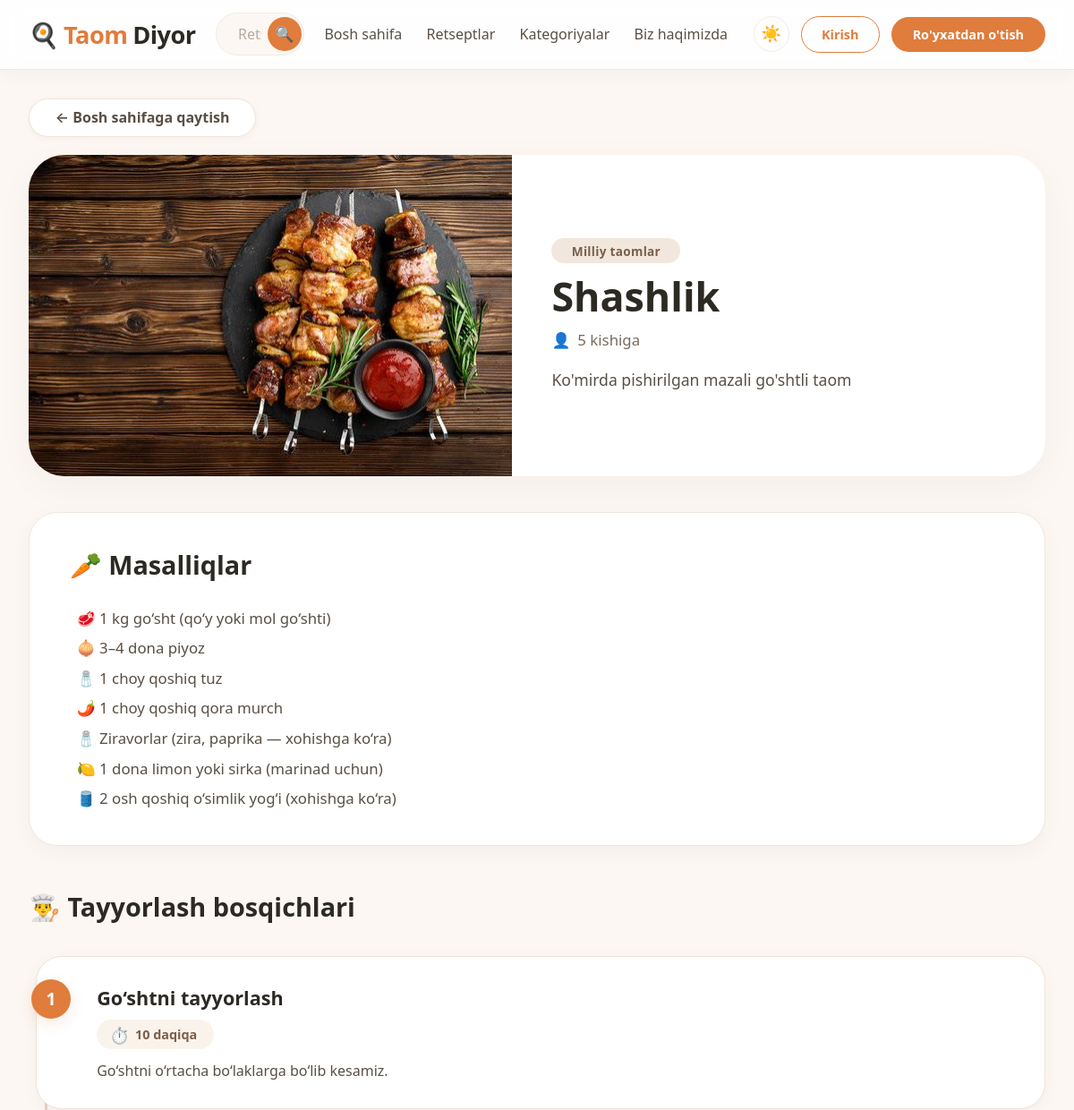
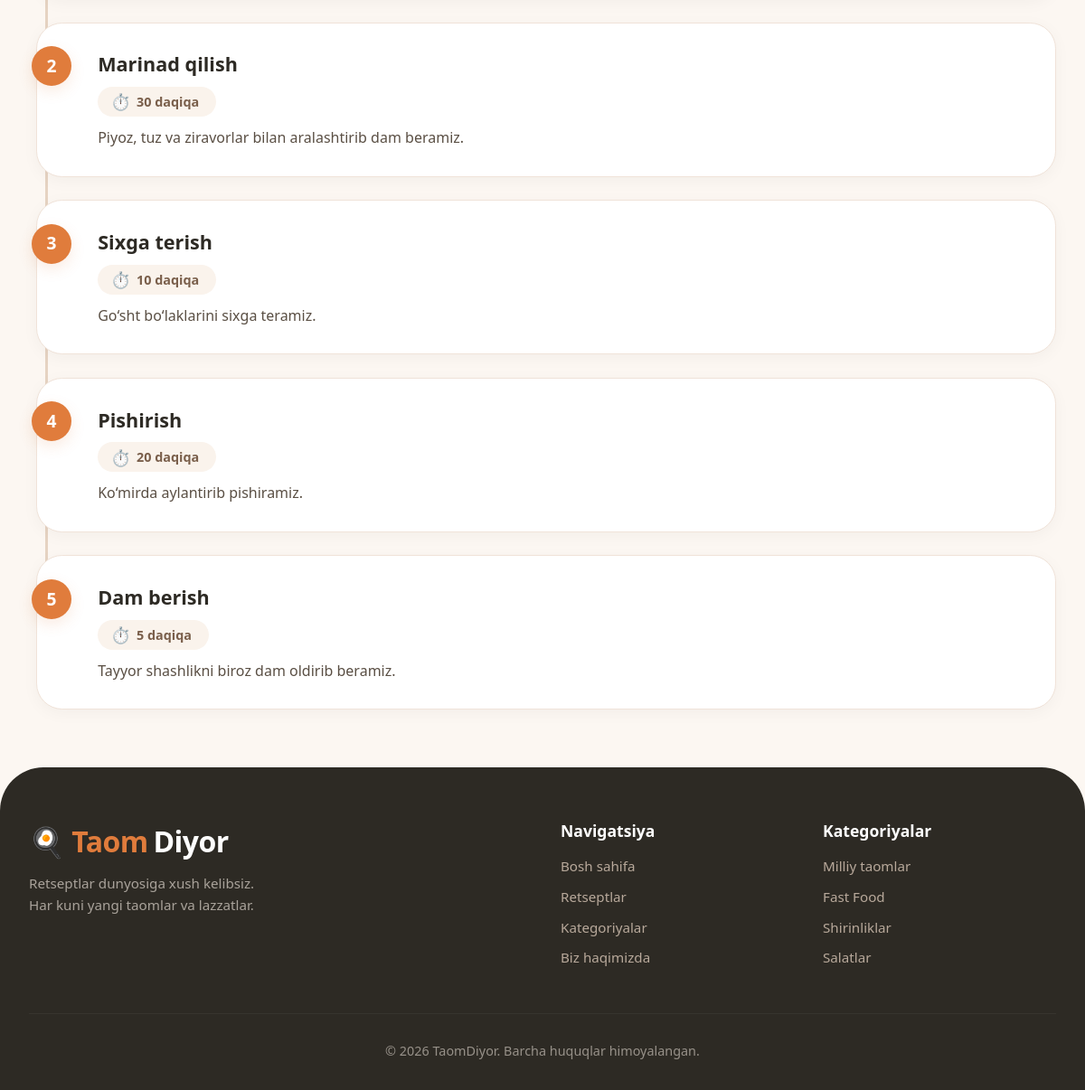
The app's page /recipe/2/ with its own data (2 pictures, top to bottom).
### main/models.py (models this page shows, shortened)
class Recipe(models.Model):
    name = models.CharField(max_length=200)
    description = models.TextField()
    ingredients = models.TextField()
    category = models.CharField(max_length=100)
    servings = models.PositiveIntegerField(
        help_text="Necha kishiga"
    )
    image = models.ImageField(
        upload_to='recipes/',
        blank=True,
        null=True
    )
    created_at = models.DateTimeField(auto_now_add=True)

class RecipeStep(models.Model):
    recipe = models.ForeignKey(
        Recipe,
        on_delete=models.CASCADE,
        related_name='steps'
    )
    step_number = models.PositiveIntegerField()
    title = models.CharField(max_length=200)
    description = models.TextField()
    time_minutes = models.PositiveIntegerField(
        help_text="Bu qadam necha daqiqa davom etadi?"
    )

### main/views.py (the view)
# urls.py: path('recipe/<int:recipe_id>/', views.recipe_detail, name='recipe_detail'),
def recipe_detail(request, recipe_id):
    recipe = get_object_or_404(Recipe, id=recipe_id)
    context = {
        'recipe': recipe
    }
    return render(request, 'main/recipe_detail.html', context)

### main/templates/main/recipe_detail.html (shortened to what this page needs)
{% extends 'main/base.html' %}
{% block content %}
    <main class="container-narrow">
        <div class="back-row">
            <a href="{% url 'home' %}" class="btn-back">
                ← Bosh sahifaga qaytish
            </a>
        </div>
        <div class="recipe-header">
            <div class="recipe-image-wrap">
                {% if recipe.image %}
                    <img src="{{ recipe.image.url }}" alt="{{ recipe.name }}">
                {% else %}
                    <div class="placeholder">🍽️</div>
                {% endif %}
            </div>
            <div class="recipe-info">
                <span class="category-badge">{{ recipe.category }}</span>
                <h1>{{ recipe.name }}</h1>
                <div class="servings">
                    <span>👤</span> {{ recipe.servings }} kishiga
                </div>
                <p class="description">{{ recipe.description }}</p>
            </div>
        </div>
        <section class="ingredients-section">
            <h2>🥕 Masalliqlar</h2>
            <div class="ingredients-list">{{ recipe.ingredients|linebreaksbr }}</div>
        </section>
        <section class="steps-section">
            <h2>👨‍🍳 Tayyorlash bosqichlari</h2>
            <div class="steps-timeline">
                {% for step in recipe.steps.all %}
                    <div class="step-card">
                        <div class="step-number">{{ step.step_number }}</div>
                        <div class="step-title">{{ step.title }}</div>
                        <div class="step-time">
                            <span>⏱️</span> {{ step.time_minutes }} daqiqa
                        </div>
                        <div class="step-description">{{ step.description }}</div>
                    </div>
                {% empty %}
                    <div class="empty-steps">
                        <span>📋</span>
                        Bu retsept uchun hali bosqichlar qo‘shilmagan.
                    </div>
                {% endfor %}
            </div>
        </section>
    </main>
{% endblock %}

### records on screen
Recipe: image (picture), category "Milliy taomlar", name "Shashlik", servings "5", description "Ko'mirda pishirilgan mazali go'shtli taom", ingredients "🥩 1 kg go‘sht (qo‘y yoki mol go‘shti) 🧅 3–4 dona piyoz 🧂 1 choy qoshiq tuz 🌶️ 1 choy qoshiq qora murch 🧂 Ziravorlar (zira, paprika — xohishga ko‘ra) 🍋 1 dona limon yoki sirka (marinad uchun) 🛢️ 2 osh qoshiq o‘simlik yog‘i (xohishga ko‘ra)"
RecipeStep: step_number "1", title "Go‘shtni tayyorlash", time_minutes "10", description "Go‘shtni o‘rtacha bo‘laklarga bo‘lib kesamiz."
RecipeStep: step_number "2", title "Marinad qilish", time_minutes "30", description "Piyoz, tuz va ziravorlar bilan aralashtirib dam beramiz."
RecipeStep: step_number "3", title "Sixga terish", time_minutes "10", description "Go‘sht bo‘laklarini sixga teramiz."
RecipeStep: step_number "4", title "Pishirish", time_minutes "20", description "Ko‘mirda aylantirib pishiramiz."
RecipeStep: step_number "5", title "Dam berish", time_minutes "5", description "Tayyor shashlikni biroz dam oldirib beramiz."
